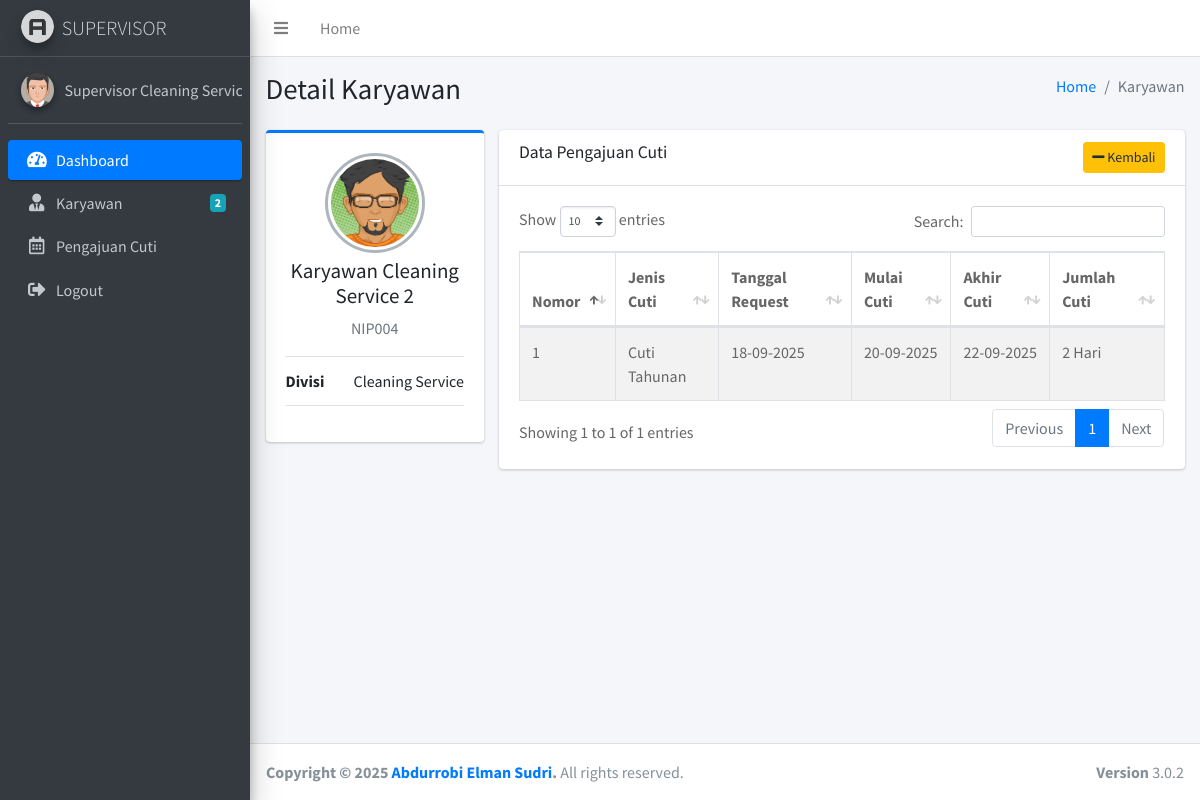
/supervisor/karyawan_detail.php?id=4 (signed in), run on the app's committed database.
### tables this page shows
CREATE TABLE `user` (
  `id` int NOT NULL AUTO_INCREMENT,
  `name` varchar(100) DEFAULT NULL,
  `nip` varchar(100) DEFAULT NULL,
  `kontak` varchar(100) DEFAULT NULL,
  `kelamin` varchar(100) DEFAULT NULL,
  `alamat` varchar(100) DEFAULT NULL,
  `divisi_id` int DEFAULT NULL,
  `role_id` int DEFAULT NULL,
  `username` varchar(100) DEFAULT NULL,
  `password` varchar(100) DEFAULT NULL,
  `foto` varchar(100) DEFAULT NULL,
  `tanda_tangan` varchar(100) DEFAULT NULL,
  `email` varchar(100) DEFAULT NULL,
  `created_at` datetime DEFAULT CURRENT_TIMESTAMP,
  PRIMARY KEY (`id`),
  KEY `fk_divisi` (`divisi_id`),
  KEY `fk_role` (`role_id`),
  CONSTRAINT `fk_divisi` FOREIGN KEY (`divisi_id`) REFERENCES `divisi` (`divisi_id`),
  CONSTRAINT `fk_role` FOREIGN KEY (`role_id`) REFERENCES `role` (`role_id`)
);

CREATE TABLE `divisi` (
  `divisi_id` int NOT NULL AUTO_INCREMENT,
  `divisi_name` varchar(100) NOT NULL,
  PRIMARY KEY (`divisi_id`)
);

CREATE TABLE `cuti` (
  `cuti_id` int NOT NULL AUTO_INCREMENT,
  `divisi_id` int DEFAULT NULL,
  `jenis_cuti_id` int DEFAULT NULL,
  `user_id` int DEFAULT NULL,
  `tanggal_cuti` varchar(100) DEFAULT NULL,
  `tanggal_mulai` varchar(100) DEFAULT NULL,
  `tanggal_selesai` varchar(100) DEFAULT NULL,
  `jumlah_cuti` int DEFAULT NULL,
  `alasan_cuti` text,
  `alamat_cuti` text,
  `supervisor_id` int DEFAULT NULL,
  `supervisor_status` varchar(100) DEFAULT NULL,
  `supervisor_keterangan` varchar(100) DEFAULT NULL,
  `manajer_id` int DEFAULT NULL,
  `manajer_status` varchar(100) DEFAULT NULL,
  `manajer_keterangan` varchar(100) DEFAULT NULL,
  PRIMARY KEY (`cuti_id`),
  KEY `fk_divisi2` (`divisi_id`),
  KEY `fk_jenis_cuti` (`jenis_cuti_id`),
  KEY `fk_user` (`user_id`),
  KEY `fk_supervisor` (`supervisor_id`),
  KEY `fk_manajer` (`manajer_id`),
  CONSTRAINT `fk_divisi2` FOREIGN KEY (`divisi_id`) REFERENCES `divisi` (`divisi_id`),
  CONSTRAINT `fk_jenis_cuti` FOREIGN KEY (`jenis_cuti_id`) REFERENCES `jenis_cuti` (`jenis_cuti_id`),
  CONSTRAINT `fk_manajer` FOREIGN KEY (`manajer_id`) REFERENCES `user` (`id`),
  CONSTRAINT `fk_supervisor` FOREIGN KEY (`supervisor_id`) REFERENCES `user` (`id`),
  CONSTRAINT `fk_user` FOREIGN KEY (`user_id`) REFERENCES `user` (`id`)
);

CREATE TABLE `jenis_cuti` (
  `jenis_cuti_id` int NOT NULL AUTO_INCREMENT,
  `jenis_cuti_name` varchar(100) NOT NULL,
  `jenis_cuti_jumlah` int NOT NULL,
  PRIMARY KEY (`jenis_cuti_id`)
);

### supervisor/karyawan_detail.php (the view)
<?php include 'header.php' ?>
<div class="content-wrapper">
  <section class="content-header">
    <div class="container-fluid">
      <div class="row mb-2">
        <div class="col-sm-6">
          <h1>Detail  Karyawan</h1>
        </div>
        <div class="col-sm-6">
          <ol class="breadcrumb float-sm-right">
            <li class="breadcrumb-item"><a href="#">Home</a></li>
            <li class="breadcrumb-item active">Karyawan</li>
          </ol>
        </div>
      </div>
    </div>
  </section>
  <section class="content">
    <div class="container-fluid">
      <div class="row">
        <div class="col-md-3">
          <?php
          $idkaryawan = $_GET['id'];
          $data = mysqli_query($koneksi,"select divisi.divisi_name as divisi_nama, user.* from user join divisi on user.divisi_id = divisi.divisi_id where user.id=$idkaryawan");
          $d = mysqli_fetch_assoc($data);
          ?>
          <div class="card card-primary card-outline">
            <div class="card-body box-profile">
              <div class="text-center">
                <?php
                if($d['foto']=="karyawan_foto.png"){
                  ?>
                  <img class="profile-user-img img-fluid img-circle"
                  src="../dist/img/karyawan_foto.png"
                  alt="User profile picture">
                  <?php
                }else{
                  ?>
                  <img class="profile-user-img img-fluid img-circle"
                  src="../gambar/user/<?php echo $d['_foto'] ?>"
                  alt="User profile picture">
                  <?php
                }
                ?>
              </div>
              <h3 class="profile-username text-center"><?php echo $d['name'] ?></h3>
              <p class="text-muted text-center"><?php echo $d['nip'] ?></p>
              <ul class="list-group list-group-unbordered mb-3">
                <li class="list-group-item">
                  <b>Divisi</b> <a class="float-right"><?php echo $d['divisi_nama'] ?></a>
                </li>
              </ul>
            </div>
          </div>
        </div>
        <div class="col-md-9">
          <div class="card">
            <div class="card-header">
              <h3 class="card-title">Data Pengajuan Cuti</h3>
              <div class="float-right">
                <a href="karyawan.php" class="btn btn-sm btn-warning"><i class="fa fa-minus"></i> Kembali</a>
              </div>
            </div>
            <div class="card-body">
              <div class="tab-content">
                <div class="active tab-pane">
                  <div class="post">
                    <div class="table-responsive">
                      <table id="example1" class="table table-bordered table-striped">
                          <thead>
                            <tr>
                              <th width="1%">Nomor</th>
                              <th>Jenis Cuti</th>
                              <th>Tanggal Request</th>
                              <th>Mulai Cuti</th>
                              <th>Akhir Cuti</th>
                              <th>Jumlah Cuti</th>
                            </tr>
                          </thead>
                          <tbody>
                            <?php
                            $idkaryawan = $_GET['id'];
                            $no=1;
                            $data = mysqli_query($koneksi,"select jenis_cuti.jenis_cuti_name as jenis_nama, cuti.* from cuti join jenis_cuti on cuti.jenis_cuti_id = jenis_cuti.jenis_cuti_id where cuti.user_id=$idkaryawan");
                            while($d = mysqli_fetch_array($data)){
                              ?>
                              <tr>
                                <td><?php echo $no++; ?></td>
                                <td><?php echo $d['jenis_nama'] ?></td>
                                <td><?php echo date('d-m-Y', strtotime($d['tanggal_cuti'])) ?></td>
                                <td><?php echo date('d-m-Y', strtotime($d['tanggal_mulai'])) ?></td>
                                <td><?php echo date('d-m-Y', strtotime($d['tanggal_selesai'])) ?></td>
                                <td>
                                  <?php
                                  $x = date("d", strtotime($d['tanggal_mulai']));
                                  $xx = date("d", strtotime($d['tanggal_selesai']));
                                  $hasil = abs($x-$xx);
                                  echo $hasil." Hari";
                                  ?>
                                </td>
                              </tr>
                              <?php
                            }
                            ?>
                          </tbody>
                        </table>
                      </div>
                    </div>
                </div>
              </div>
            </div>
          </div>
        </div>
      </div>
    </div>
  </section>
</div>
<?php include 'footer.php' ?>

### supervisor/header.php (shortened to what this page needs)
<!DOCTYPE html>
<html>
<head>
  <link rel="stylesheet" href="../plugins/fontawesome-free/css/all.min.css">
  <link rel="stylesheet" href="https://code.ionicframework.com/ionicons/2.0.1/css/ionicons.min.css">
  <link rel="stylesheet" href="../plugins/tempusdominus-bootstrap-4/css/tempusdominus-bootstrap-4.min.css">
  <link rel="stylesheet" href="../plugins/icheck-bootstrap/icheck-bootstrap.min.css">
  <link rel="stylesheet" href="../plugins/jqvmap/jqvmap.min.css">
  <link rel="stylesheet" href="../plugins/datatables-bs4/css/dataTables.bootstrap4.css">
  <link rel="stylesheet" href="../dist/css/adminlte.min.css">
  <link rel="stylesheet" href="../plugins/overlayScrollbars/css/OverlayScrollbars.min.css">
  <link rel="stylesheet" href="../plugins/daterangepicker/daterangepicker.css">
  <link rel="stylesheet" href="../plugins/summernote/summernote-bs4.css">
</head>
  <?php include '../koneksi.php'; ?>
<body class="hold-transition sidebar-mini layout-fixed">
<div class="wrapper">
  <nav class="main-header navbar navbar-expand navbar-white navbar-light">
    <ul class="navbar-nav">
      <li class="nav-item">
        <a class="nav-link" data-widget="pushmenu" href="#"><i class="fas fa-bars"></i></a>
      </li>
      <li class="nav-item d-none d-sm-inline-block">
        <a href="index.php" class="nav-link">Home</a>
      </li>
    </ul>
  </nav>
  <aside class="main-sidebar sidebar-dark-primary elevation-4">
    <a href="index.php" class="brand-link">
      <img src="../dist/img/AdminLTELogo.png" alt="AdminLTE Logo" class="brand-image img-circle elevation-3"
           style="opacity: .8">
      <span class="brand-text font-weight-light">SUPERVISOR</span>
    </a>
    <?php
    $saya = $_SESSION['id'];
    $data = mysqli_query($koneksi,"select * from user where id=$saya");
    $d = mysqli_fetch_assoc($data);
     ?>
    <div class="sidebar">
      <div class="user-panel mt-3 pb-3 mb-3 d-flex">
        <div class="image">
          <?php
          if($d['foto']=="supervisor_foto.png"){
            ?>
            <img src="../dist/img/supervisor_foto.png" class="img-circle elevation-2" alt="User Image">
            <?php
          }else{
            ?>
            <img src="../gambar/user/<?php echo $d['foto'] ?>" class="img-circle elevation-2" alt="User Image">
            <?php
          }
          ?>
        </div>
        <div class="info">
          <a href="#" class="d-block"><?php echo $d['name'] ?></a>
        </div>
      </div>
      <nav class="mt-2">
        <ul class="nav nav-pills nav-sidebar flex-column" data-widget="treeview" role="menu" data-accordion="false">
          <li class="nav-item has-treeview menu-open">
            <a href="index.php" class="nav-link active">
              <i class="nav-icon fas fa-tachometer-alt"></i>
              <p>
                Dashboard
              </p>
            </a>
          </li>
          <li class="nav-item">
            <a href="karyawan.php" class="nav-link">
              <i class="nav-icon fas fa-user-tie"></i>
              <p>
                Karyawan
                <?php
                $divisi = $_SESSION['divisi'];
                $karyawan = mysqli_query($koneksi,"select * from user where divisi_id=$divisi and role_id=1");
                $k = mysqli_num_rows($karyawan);
                 ?>
                <span class="badge badge-info right"><?php echo $k ?></span>
              </p>
            </a>
          </li>
          <li class="nav-item">
            <a href="cuti.php" class="nav-link">
              <i class="nav-icon far fa-calendar-alt"></i>
              <p>
                Pengajuan Cuti
              </p>
            </a>
          </li>
           <li class="nav-item">
            <a href="logout.php" class="nav-link">
              <i class="nav-icon fas fa-sign-out-alt"></i>
              <p>
                Logout
              </p>
            </a>
          </li>
        </ul>
      </nav>
    </div>
  </aside>

### data on the page
user: name "Supervisor Cleaning…"
user: name "Karyawan Cleaning Service 2", nip "NIP004", divisi.divisi_name "Cleaning Service"
cuti: jenis_cuti.jenis_cuti_name "Cuti Tahunan", tanggal_cuti "18-09-2025", tanggal_mulai "20-09-2025", tanggal_selesai "22-09-2025", hasil "2"

### other printed values
$k "2"
